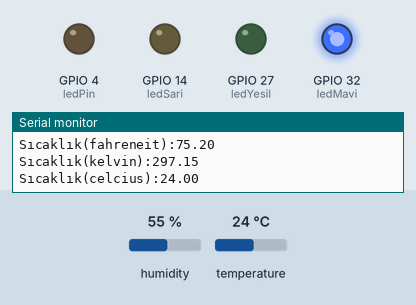
This sketch was run on a simulated ESP32. On the bench: output pins drawn as LEDs (lit = HIGH), the last lines printed to the serial monitor. Inputs (shaded band) come from the test bench; at power-on: temperature 24 °C, humidity 55 %.

Above: at 1.2 s.
1.3 s: temperature set to 26 °C
At 1.7 s:
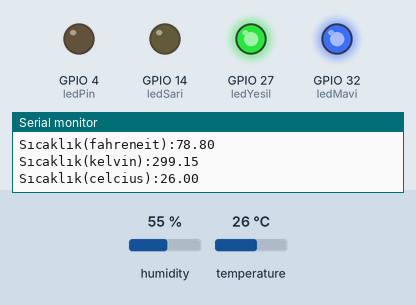
2.8 s: temperature set to 33 °C
5.8 s: temperature set to 36 °C
At 6.7 s:
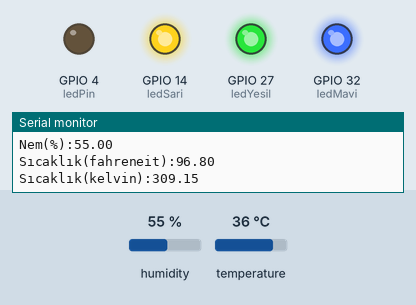
7.4 s: temperature set to 12 °C
At 8.5 s:
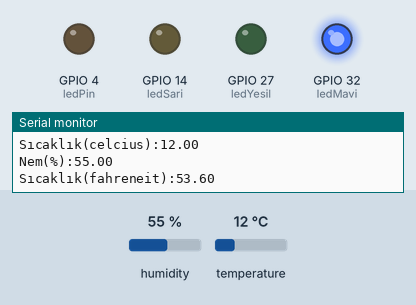
9.0 s: temperature set to 28 °C
At 10.4 s:
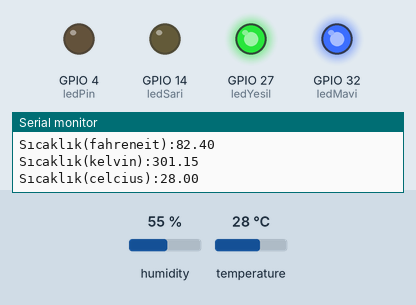
Timing chart, 0 to 11.6 s (numbered marks = the images above; inputs shaded):
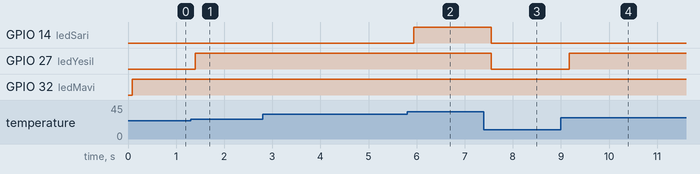

The sketch:

dht11.ino
```cpp
#include <dht11.h>
#define DHT11PIN 2
#define ledPin 4
#define ledSari 14
#define ledYesil 27
#define ledMavi 32
dht11 DHT11; //OBJE oluştur

void setup() {
  // put your setup code here, to run once:
  Serial.begin(9600);
  Serial.println("ardunio proje test");
  Serial.println("MAKU-DHT11 test programı");
  pinMode(ledPin,OUTPUT);
  pinMode(ledSari,OUTPUT);
  pinMode(ledYesil,OUTPUT);
  pinMode(ledMavi,OUTPUT);

}

void loop() {


  int chk=DHT11.read(DHT11PIN);

float sıcaklık = DHT11.temperature;  // Celsius değeri

 // float sıcaklık=DHT11.celcius();

  Serial.print("Nem(%):");
  Serial.println((float)DHT11.humidity,2);

  Serial.print("Sıcaklık(fahreneit):");
  Serial.println(DHT11.fahrenheit(),2);

  Serial.print("Sıcaklık(kelvin):");
  Serial.println((float)DHT11.kelvin(),2);

  Serial.print("Sıcaklık(celcius):");
  Serial.println((float)DHT11.celcius(),2);

  if(sıcaklık<25){
    digitalWrite(ledPin,LOW);
    digitalWrite(ledSari,LOW);
    digitalWrite(ledYesil,LOW);
    digitalWrite(ledMavi,HIGH);
  }
  else if(sıcaklık<35){
    digitalWrite(ledPin,LOW);
    digitalWrite(ledSari,LOW);
    digitalWrite(ledYesil,HIGH);
    digitalWrite(ledMavi,HIGH);
  }
  else{
    digitalWrite(ledSari,HIGH);
    digitalWrite(ledYesil,HIGH);
    digitalWrite(ledMavi,HIGH);
  }
}
```

Measured:
- the behaviour switches between 24 and 25 °C on temperature (found by bisection; images 0 and 1)
- the behaviour switches between 34 and 35 °C on temperature (found by bisection; images 1 and 2)
- after the input at 1.3 s, GPIO 27 (ledYesil): LOW → HIGH after 0.10 s
- after the input at 5.8 s, GPIO 14 (ledSari): LOW → HIGH after 0.14 s
- after the input at 7.4 s, GPIO 14 (ledSari), GPIO 27 (ledYesil): HIGH → LOW after 0.16 s
- after the input at 9.0 s, GPIO 27 (ledYesil): LOW → HIGH after 0.17 s
